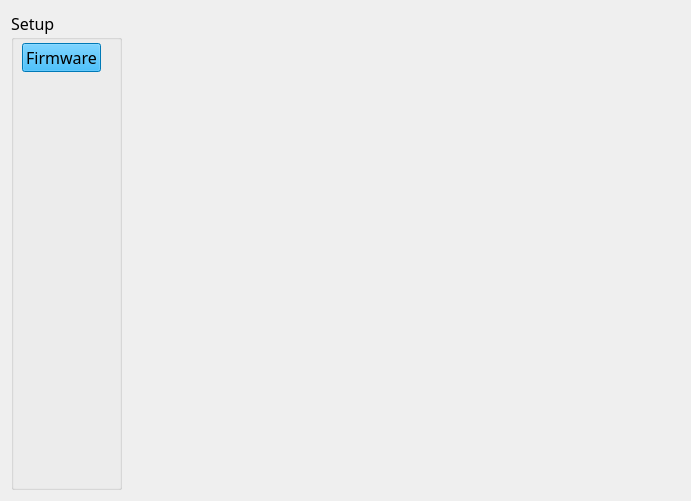
<?xml version="1.0" encoding="UTF-8"?>
<ui version="4.0">
 <class>SetupWidget</class>
 <widget class="QWidget" name="SetupWidget">
  <property name="geometry">
   <rect>
    <x>0</x>
    <y>0</y>
    <width>691</width>
    <height>501</height>
   </rect>
  </property>
  <property name="windowTitle">
   <string>Form</string>
  </property>
  <layout class="QGridLayout" name="gridLayout_2">
   <item row="0" column="0">
    <layout class="QGridLayout" name="gridLayout" columnstretch="1,5">
     <item row="0" column="0">
      <widget class="QGroupBox" name="groupBox">
       <property name="font">
        <font>
         <family>微软雅黑</family>
         <pointsize>12</pointsize>
        </font>
       </property>
       <property name="title">
        <string>Setup</string>
       </property>
       <widget class="QPushButton" name="pushButton_Firmware">
        <property name="geometry">
         <rect>
          <x>11</x>
          <y>32</y>
          <width>79</width>
          <height>29</height>
         </rect>
        </property>
        <property name="sizePolicy">
         <sizepolicy hsizetype="Expanding" vsizetype="Expanding">
          <horstretch>1</horstretch>
          <verstretch>1</verstretch>
         </sizepolicy>
        </property>
        <property name="baseSize">
         <size>
          <width>1</width>
          <height>50</height>
         </size>
        </property>
        <property name="palette">
         <palette>
          <active>
           <colorrole role="Button">
            <brush brushstyle="SolidPattern">
             <color alpha="255">
              <red>0</red>
              <green>170</green>
              <blue>255</blue>
             </color>
            </brush>
           </colorrole>
           <colorrole role="Base">
            <brush brushstyle="SolidPattern">
             <color alpha="255">
              <red>0</red>
              <green>170</green>
              <blue>255</blue>
             </color>
            </brush>
           </colorrole>
           <colorrole role="Window">
            <brush brushstyle="SolidPattern">
             <color alpha="255">
              <red>0</red>
              <green>170</green>
              <blue>255</blue>
             </color>
            </brush>
           </colorrole>
          </active>
          <inactive>
           <colorrole role="Button">
            <brush brushstyle="SolidPattern">
             <color alpha="255">
              <red>0</red>
              <green>170</green>
              <blue>255</blue>
             </color>
            </brush>
           </colorrole>
           <colorrole role="Base">
            <brush brushstyle="SolidPattern">
             <color alpha="255">
              <red>0</red>
              <green>170</green>
              <blue>255</blue>
             </color>
            </brush>
           </colorrole>
           <colorrole role="Window">
            <brush brushstyle="SolidPattern">
             <color alpha="255">
              <red>0</red>
              <green>170</green>
              <blue>255</blue>
             </color>
            </brush>
           </colorrole>
          </inactive>
          <disabled>
           <colorrole role="Button">
            <brush brushstyle="SolidPattern">
             <color alpha="255">
              <red>0</red>
              <green>170</green>
              <blue>255</blue>
             </color>
            </brush>
           </colorrole>
           <colorrole role="Base">
            <brush brushstyle="SolidPattern">
             <color alpha="255">
              <red>0</red>
              <green>170</green>
              <blue>255</blue>
             </color>
            </brush>
           </colorrole>
           <colorrole role="Window">
            <brush brushstyle="SolidPattern">
             <color alpha="255">
              <red>0</red>
              <green>170</green>
              <blue>255</blue>
             </color>
            </brush>
           </colorrole>
          </disabled>
         </palette>
        </property>
        <property name="font">
         <font>
          <family>微软雅黑</family>
          <pointsize>12</pointsize>
          <weight>50</weight>
          <bold>false</bold>
         </font>
        </property>
        <property name="text">
         <string>Firmware</string>
        </property>
        <property name="autoExclusive">
         <bool>true</bool>
        </property>
       </widget>
      </widget>
     </item>
     <item row="0" column="1">
      <widget class="QStackedWidget" name="stackedWidget">
       <property name="font">
        <font>
         <family>微软雅黑</family>
         <pointsize>11</pointsize>
        </font>
       </property>
       <property name="currentIndex">
        <number>-1</number>
       </property>
      </widget>
     </item>
    </layout>
   </item>
  </layout>
 </widget>
 <resources/>
 <connections/>
</ui>
